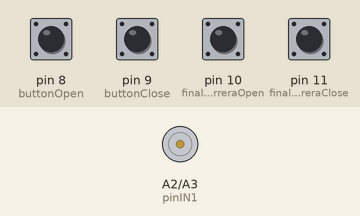
Recording of a sketch running on a simulated Arduino Uno, built with avr-gcc and run on an emulated ATmega328P. On the bench: motor-driver pin pairs drawn as motors (green arrow = first pin HIGH = forward, orange = second pin HIGH = backward, longer = more drive, scaled by the enable pin). The inputs (shaded band) are chosen by the test bench; at power-on: pin 8 (buttonOpen), pin 9 (buttonClose), pin 10 (finalCarreraOpen), pin 11 (finalCarreraClose) HIGH. What the sketch prints to the serial monitor is not drawn.

Above: at 1.2 s.
1.3 s: pin 11 (finalCarreraClose) pulled LOW for 0.15 s
At 2.3 s:
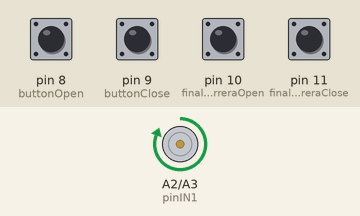
2.9 s: pin 8 (buttonOpen) pulled LOW for 0.15 s
At 3.6 s:
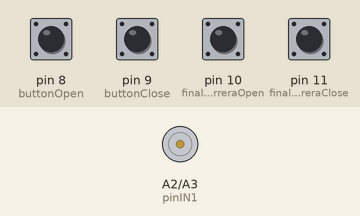
4.8 s: pin 10 (finalCarreraOpen) pulled LOW for 0.15 s
At 6.0 s:
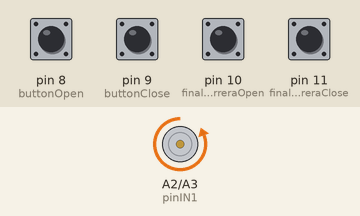
6.4 s: pin 9 (buttonClose) pulled LOW for 0.15 s
At 7.5 s:
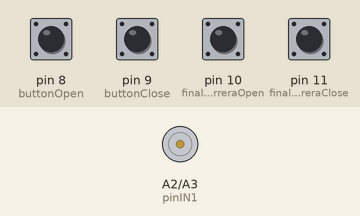
8.3 s: pin 11 (finalCarreraClose) pulled LOW for 1 s
At 8.9 s:
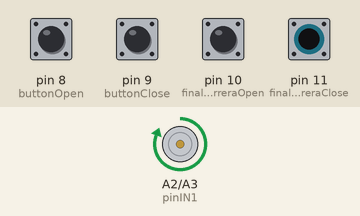
12.3 s: pin 8 (buttonOpen) pulled LOW for 1 s
At 13.2 s:
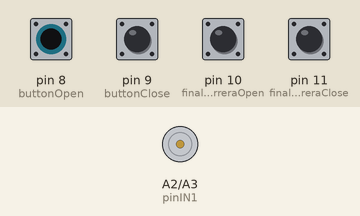
Timing chart, 0 to 15.3 s (numbered marks = the images above; inputs shaded):
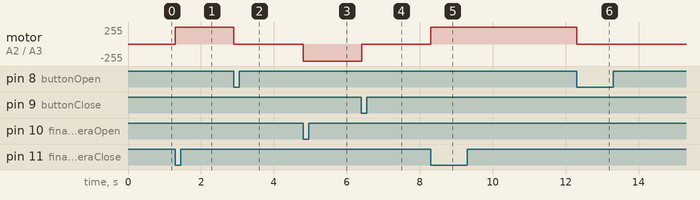

Measured:
- after the input at 1.3 s, motor on A2 (pinIN1) / A3 (pinIN2): stopped → forward 255/255 at once
- after the input at 2.9 s, motor on A2 (pinIN1) / A3 (pinIN2): forward 255/255 → stopped at once
- after the input at 4.8 s, motor on A2 (pinIN1) / A3 (pinIN2): stopped → backward 255/255 at once
- after the input at 6.4 s, motor on A2 (pinIN1) / A3 (pinIN2): backward 255/255 → stopped at once
- after the input at 8.3 s, motor on A2 (pinIN1) / A3 (pinIN2): stopped → forward 255/255 at once
- after the input at 12.3 s, motor on A2 (pinIN1) / A3 (pinIN2): forward 255/255 → stopped at once

The sketch:

puerta.ino
```cpp
// asignacion de variables
// botones
const int buttonOpen = 8;
const int buttonClose = 9;
bool buttonState = false;

// final carril
const int finalCarreraOpen = 10;
const int finalCarreraClose =11;
bool finalStateO = false;
bool finalStateC = false;

// motor
const int pinENA = 5;
const int pinIN1 = A2;
const int pinIN2 = A3;

void setup()
{
    // monitor
    Serial.begin(115200);
    // entradas
    pinMode(buttonOpen, INPUT_PULLUP);
    pinMode(buttonClose, INPUT_PULLUP);
    pinMode(finalCarreraOpen, INPUT_PULLUP);
    pinMode(finalCarreraClose, INPUT_PULLUP);

    // salidas
    pinMode(pinENA,OUTPUT);
    pinMode(pinIN1,OUTPUT);
    pinMode(pinIN2,OUTPUT);
    Serial.println("Inicia puerta");
}
void loop()
{
    int stateF1 = digitalRead(finalCarreraOpen);
    int stateF2 = digitalRead(finalCarreraClose);
    // botones
    if (digitalRead(buttonOpen) == LOW){
        buttonState = true;
    }
    if (digitalRead(buttonClose) == LOW){
        buttonState = false;
    }

    // final de carrera
    if (stateF1 == LOW){
        finalStateO = true;
        finalStateC = false;
    }
    if (stateF2 == LOW){
        finalStateC = true;
        finalStateO = false;
    }
    // logica
    if(buttonState){
        Serial.print("Boton Abierto: ");
        if(finalStateO){
            open();
        }
        if (finalStateC){
            stop();
        }
    }else{
        Serial.print("Boton cerrado: ");
        if(finalStateC){
            close();
        }
        if(finalStateO){
            stop();
        }
    }
}

void open(){
    Serial.println("encendido");
    digitalWrite(pinIN1, LOW);
    digitalWrite(pinIN2, HIGH);
    digitalWrite(pinENA, HIGH);
}
void close(){
    Serial.println("apagado");
    digitalWrite(pinIN1, HIGH);
    digitalWrite(pinIN2, LOW);
    digitalWrite(pinENA, HIGH);
}
void stop(){
    Serial.println("detenido");
    digitalWrite(pinIN1, LOW);
    digitalWrite(pinIN2, LOW);
    digitalWrite(pinENA, LOW);
}
```
